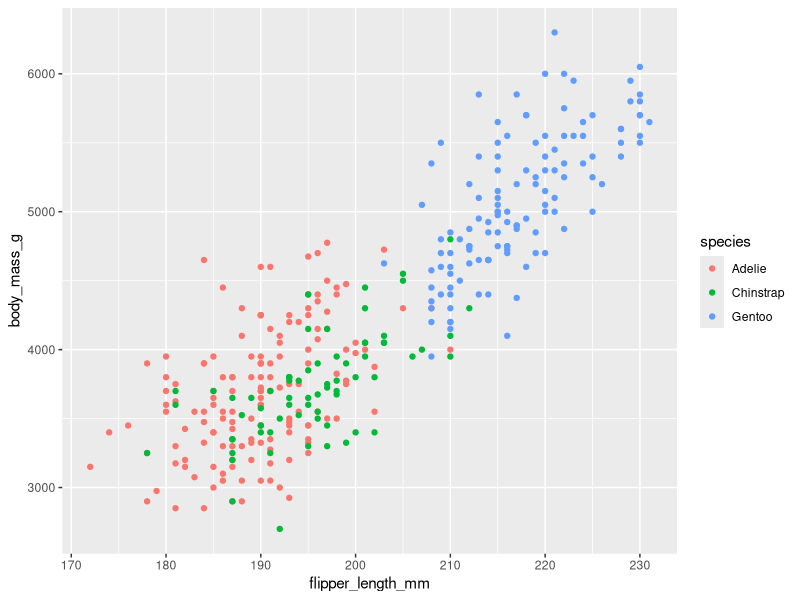

Write R code to recreate this figure.
# install data set

install.packages("palmerpenguins")
summary(penguins)
library("palmerpenguins")
View(penguins)

# install the library for the graphing

install.packages("tidyverse")
library(ggplot2)

# graph the plot
ggplot(data=penguins, aes(x=flipper_length_mm, y=body_mass_g)) + geom_point(aes(color=species))